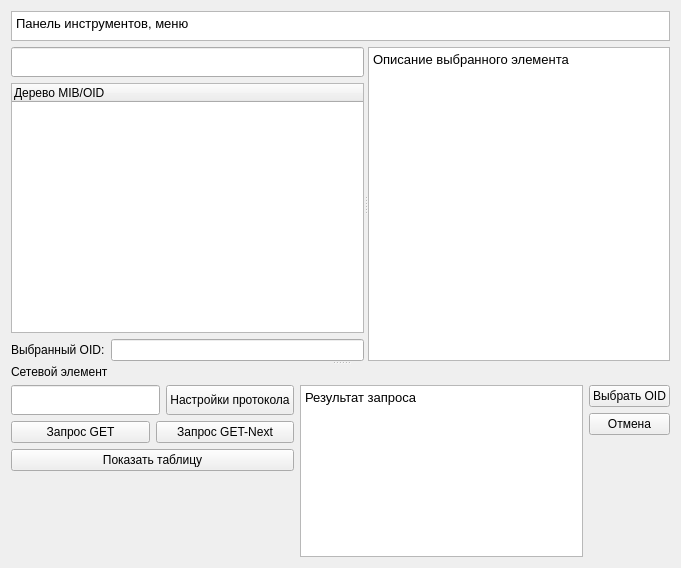
<?xml version="1.0" encoding="UTF-8"?>
<ui version="4.0">
 <class>Form</class>
 <widget class="QWidget" name="Form">
  <property name="geometry">
   <rect>
    <x>0</x>
    <y>0</y>
    <width>681</width>
    <height>568</height>
   </rect>
  </property>
  <property name="minimumSize">
   <size>
    <width>681</width>
    <height>568</height>
   </size>
  </property>
  <property name="windowTitle">
   <string>Mib-Browser</string>
  </property>
  <layout class="QGridLayout" name="gridLayout">
   <item row="0" column="0">
    <widget class="QSplitter" name="splitter_2">
     <property name="cursor">
      <cursorShape>ArrowCursor</cursorShape>
     </property>
     <property name="orientation">
      <enum>Qt::Vertical</enum>
     </property>
     <widget class="QWidget" name="layoutWidget">
      <layout class="QVBoxLayout" name="verticalLayout">
       <item>
        <widget class="QTextBrowser" name="textBrowser">
         <property name="maximumSize">
          <size>
           <width>16777215</width>
           <height>30</height>
          </size>
         </property>
         <property name="html">
          <string>&lt;!DOCTYPE HTML PUBLIC &quot;-//W3C//DTD HTML 4.0//EN&quot; &quot;http://www.w3.org/TR/REC-html40/strict.dtd&quot;&gt;
&lt;html&gt;&lt;head&gt;&lt;meta name=&quot;qrichtext&quot; content=&quot;1&quot; /&gt;&lt;style type=&quot;text/css&quot;&gt;
p, li { white-space: pre-wrap; }
&lt;/style&gt;&lt;/head&gt;&lt;body style=&quot; font-family:'Verdana'; font-size:10pt; font-weight:400; font-style:normal;&quot;&gt;
&lt;p style=&quot; margin-top:0px; margin-bottom:0px; margin-left:0px; margin-right:0px; -qt-block-indent:0; text-indent:0px;&quot;&gt;&lt;span style=&quot; font-family:'Segoe UI';&quot;&gt;Панель инструментов, меню&lt;/span&gt;&lt;/p&gt;&lt;/body&gt;&lt;/html&gt;</string>
         </property>
        </widget>
       </item>
       <item>
        <widget class="QSplitter" name="splitter">
         <property name="minimumSize">
          <size>
           <width>50</width>
           <height>0</height>
          </size>
         </property>
         <property name="orientation">
          <enum>Qt::Horizontal</enum>
         </property>
         <widget class="QWidget" name="layoutWidget">
          <layout class="QVBoxLayout" name="verticalLayout_3">
           <item>
            <widget class="QLineEdit" name="treeSearchInput">
             <property name="minimumSize">
              <size>
               <width>0</width>
               <height>30</height>
              </size>
             </property>
             <property name="text">
              <string/>
             </property>
             <property name="placeholderText">
              <string/>
             </property>
            </widget>
           </item>
           <item>
            <widget class="QTreeWidget" name="mibTree">
             <property name="minimumSize">
              <size>
               <width>300</width>
               <height>250</height>
              </size>
             </property>
             <column>
              <property name="text">
               <string>Дерево MIB/OID</string>
              </property>
             </column>
            </widget>
           </item>
           <item>
            <layout class="QHBoxLayout" name="horizontalLayout">
             <item>
              <widget class="QLabel" name="label">
               <property name="text">
                <string>Выбранный OID:</string>
               </property>
              </widget>
             </item>
             <item>
              <widget class="QLineEdit" name="oid"/>
             </item>
            </layout>
           </item>
          </layout>
         </widget>
         <widget class="QTextBrowser" name="descriptionMibElement">
          <property name="minimumSize">
           <size>
            <width>200</width>
            <height>300</height>
           </size>
          </property>
          <property name="maximumSize">
           <size>
            <width>16777215</width>
            <height>16777215</height>
           </size>
          </property>
          <property name="html">
           <string>&lt;!DOCTYPE HTML PUBLIC &quot;-//W3C//DTD HTML 4.0//EN&quot; &quot;http://www.w3.org/TR/REC-html40/strict.dtd&quot;&gt;
&lt;html&gt;&lt;head&gt;&lt;meta name=&quot;qrichtext&quot; content=&quot;1&quot; /&gt;&lt;style type=&quot;text/css&quot;&gt;
p, li { white-space: pre-wrap; }
&lt;/style&gt;&lt;/head&gt;&lt;body style=&quot; font-family:'Verdana'; font-size:10pt; font-weight:400; font-style:normal;&quot;&gt;
&lt;p style=&quot; margin-top:0px; margin-bottom:0px; margin-left:0px; margin-right:0px; -qt-block-indent:0; text-indent:0px;&quot;&gt;&lt;span style=&quot; font-family:'Segoe UI';&quot;&gt;Описание выбранного элемента&lt;/span&gt;&lt;/p&gt;&lt;/body&gt;&lt;/html&gt;</string>
          </property>
         </widget>
        </widget>
       </item>
      </layout>
     </widget>
     <widget class="QWidget" name="layoutWidget">
      <layout class="QVBoxLayout" name="verticalLayout_2">
       <item>
        <widget class="QLabel" name="label_2">
         <property name="maximumSize">
          <size>
           <width>16777215</width>
           <height>15</height>
          </size>
         </property>
         <property name="text">
          <string>Сетевой элемент</string>
         </property>
         <property name="margin">
          <number>0</number>
         </property>
        </widget>
       </item>
       <item>
        <layout class="QHBoxLayout" name="horizontalLayout_6">
         <property name="topMargin">
          <number>0</number>
         </property>
         <item>
          <layout class="QVBoxLayout" name="verticalLayout_5">
           <item>
            <layout class="QHBoxLayout" name="horizontalLayout_5">
             <item>
              <widget class="QLineEdit" name="ipInput">
               <property name="minimumSize">
                <size>
                 <width>0</width>
                 <height>30</height>
                </size>
               </property>
              </widget>
             </item>
             <item>
              <widget class="QPushButton" name="paramSnmp">
               <property name="minimumSize">
                <size>
                 <width>100</width>
                 <height>30</height>
                </size>
               </property>
               <property name="text">
                <string>Настройки протокола</string>
               </property>
              </widget>
             </item>
            </layout>
           </item>
           <item>
            <layout class="QHBoxLayout" name="horizontalLayout_3">
             <item>
              <widget class="QPushButton" name="requestGet">
               <property name="text">
                <string>Запрос GET</string>
               </property>
              </widget>
             </item>
             <item>
              <widget class="QPushButton" name="requestGetNext">
               <property name="text">
                <string>Запрос GET-Next</string>
               </property>
              </widget>
             </item>
            </layout>
           </item>
           <item>
            <layout class="QVBoxLayout" name="indexesLayout">
             <item>
              <widget class="QPushButton" name="indexesButton">
               <property name="text">
                <string>Показать таблицу</string>
               </property>
              </widget>
             </item>
             <item>
              <spacer name="verticalSpacer">
               <property name="orientation">
                <enum>Qt::Vertical</enum>
               </property>
               <property name="sizeHint" stdset="0">
                <size>
                 <width>20</width>
                 <height>40</height>
                </size>
               </property>
              </spacer>
             </item>
            </layout>
           </item>
          </layout>
         </item>
         <item>
          <widget class="QTextBrowser" name="requestResult">
           <property name="minimumSize">
            <size>
             <width>0</width>
             <height>150</height>
            </size>
           </property>
           <property name="html">
            <string>&lt;!DOCTYPE HTML PUBLIC &quot;-//W3C//DTD HTML 4.0//EN&quot; &quot;http://www.w3.org/TR/REC-html40/strict.dtd&quot;&gt;
&lt;html&gt;&lt;head&gt;&lt;meta name=&quot;qrichtext&quot; content=&quot;1&quot; /&gt;&lt;style type=&quot;text/css&quot;&gt;
p, li { white-space: pre-wrap; }
&lt;/style&gt;&lt;/head&gt;&lt;body style=&quot; font-family:'Verdana'; font-size:10pt; font-weight:400; font-style:normal;&quot;&gt;
&lt;p style=&quot; margin-top:0px; margin-bottom:0px; margin-left:0px; margin-right:0px; -qt-block-indent:0; text-indent:0px;&quot;&gt;&lt;span style=&quot; font-family:'Segoe UI';&quot;&gt;Результат запроса&lt;/span&gt;&lt;/p&gt;&lt;/body&gt;&lt;/html&gt;</string>
           </property>
          </widget>
         </item>
         <item>
          <layout class="QVBoxLayout" name="verticalLayout_4">
           <item>
            <widget class="QPushButton" name="selectOid">
             <property name="text">
              <string>Выбрать OID</string>
             </property>
            </widget>
           </item>
           <item>
            <widget class="QPushButton" name="cancelOid">
             <property name="text">
              <string>Отмена</string>
             </property>
            </widget>
           </item>
           <item>
            <spacer name="verticalSpacer_2">
             <property name="orientation">
              <enum>Qt::Vertical</enum>
             </property>
             <property name="sizeHint" stdset="0">
              <size>
               <width>20</width>
               <height>40</height>
              </size>
             </property>
            </spacer>
           </item>
          </layout>
         </item>
        </layout>
       </item>
      </layout>
     </widget>
    </widget>
   </item>
  </layout>
 </widget>
 <resources/>
 <connections/>
</ui>
